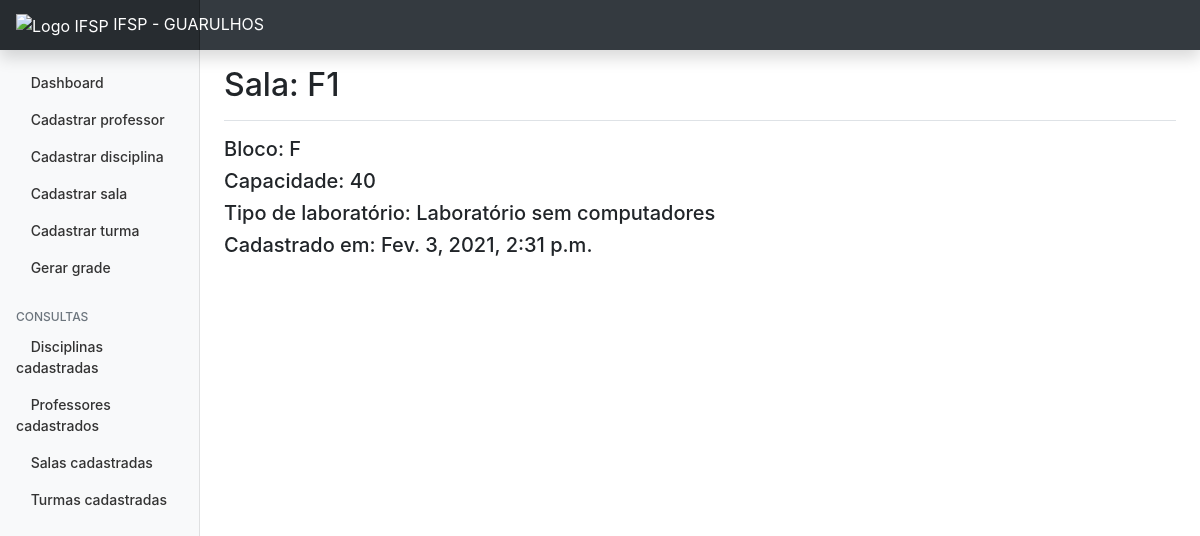
Screenshot of /salas/exibesala/1 with the database file from the repository.
### salas/models.py (models this page shows, shortened)
class Sala(models.Model):
    LAB_CHOICES = (
        ("0", "Laboratório sem computadores"),
        ("1", "Laboratório com computadores"),
    )
    STATUS_CHOICES = (
        ("1", "Ativo"),
        ("2", "Inativo"),
    )
    nome = models.CharField(max_length=150, blank=False, null=False)
    bloco = models.CharField(max_length=2, blank=True)
    capacidade = models.CharField(max_length=4, blank=False, null=False)
    tipo_lab = models.CharField(max_length=1, choices=LAB_CHOICES, blank=False)
    status = models.CharField(max_length=1, choices=STATUS_CHOICES, blank=True, default=1)
    criado_em = models.DateTimeField(auto_now_add=True)
    atualizado_em = models.DateTimeField(auto_now=True)

### salas/views.py (the view)
# urls.py: path('exibesala/<int:id>', views.exibeSala, name='exibe-sala'),
def exibeSala(request, id):
    sala = get_object_or_404(Sala, pk=id)
    return render(request, 'salas/exibesala.html', {'sala': sala})

### salas/templates/salas/exibesala.html (shortened to what this page needs)
{% extends 'base.html' %}
{% block content %}
<div class="d-flex justify-content-between flex-wrap flex-md-nowrap align-items-center pt-3 pb-2 mb-3 border-bottom">
        <h1 class="h2">Sala: {{ sala.nome }}</h1>
      </div>
        <h5>Bloco: {{ sala.bloco }}</h5>
        <h5>Capacidade: {{ sala.capacidade }}</h5>
        <h5>Tipo de laboratório: {{ sala.get_tipo_lab_display }}</h5>
        <h5>Cadastrado em: {{ sala.criado_em }}</h5>
{% endblock %}

### dashboard/static/css/style.css (style rules this page uses)
body { font-size: .875rem; }

### rows the page displays
Sala: nome "F1", bloco "F", capacidade "40", tipo_lab "Laboratório sem computadores", criado_em "Fev. 3, 2021, 2:31 p.m."
